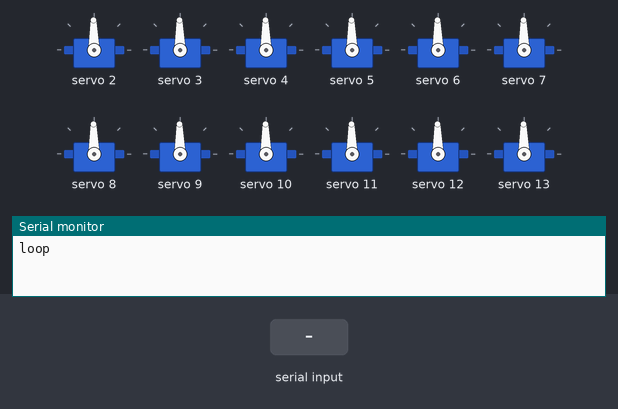
The sketch below on a simulated Arduino Uno, built with avr-gcc and run on an emulated ATmega328P. Parts: 12 × servo, the last lines printed to the serial monitor. The test bench sets the inputs (shaded band).

Above: at 0.1 s.
1.3 s: "90,45,200\n" received over Serial
At 1.3 s:
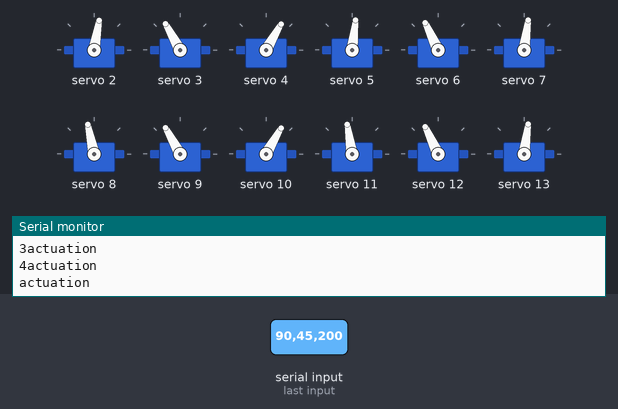
At 3.3 s:
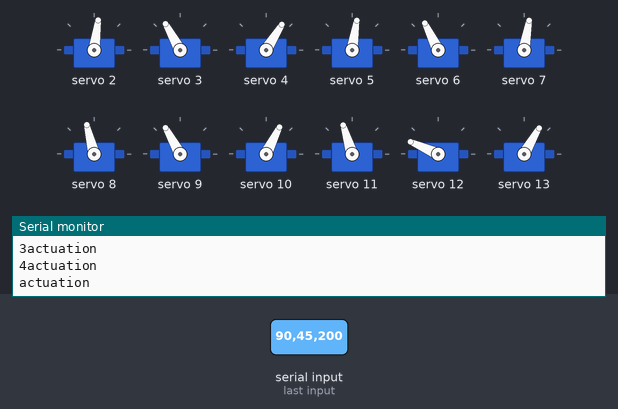
Timing chart, 0 to 21.3 s (numbered marks = the images above; inputs shaded):
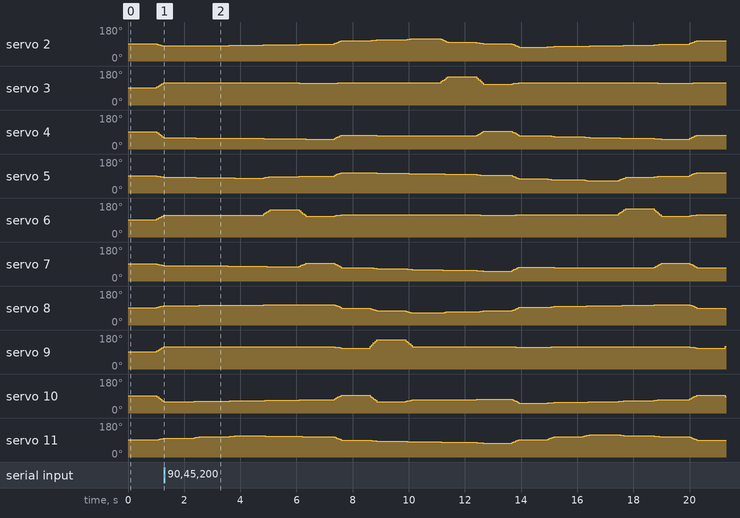

The sketch:

quadIK.ino
```cpp
//#include <MeetAndroid.h>
#include "Math.h"
#include <Wire.h>
#include <Adafruit_PWMServoDriver.h>

#define SERVOMIN 180
#define SERVOMAX 550

Adafruit_PWMServoDriver pwm = Adafruit_PWMServoDriver();

float coxa = 37, fermur= 70, tibia = 100;

float leg_initial [3][4] = {{ 75.66,  75.66, -75.66, -75.66},  // [axis] [leg no] 0=x, 1=y 2=z; 0 to 3
                            { 75.66, -75.66,  75.66, -75.66},
                            { -60  ,  -60, -60, -60}};

float leg_pos [3][4] = {0};
float servo_pos [3][4] = {0}; //servo position after ik calculations
float servo_pos_i [3][4] = {0};  // initial servo position

float body_dim [2][4] = {{ 40, -40, 40, -40},
                         { 40,  40,-40, -40}};

float inPut;

void setup() {
  Serial.begin(115200);
  pwm.begin();
  pwm.setPWMFreq(60);
  int i,j,k;

  for (k = 2; k < 14; k++){
        pwm.setPWM(k, 0,  365);  //all motors at 180
    }

  for (i = 0; i < 3; i++) {
    for ( j = 0; j < 4; j++){
       servo_pos_i [i][j] = PI/2 ;

    }
   }

}

void loop (){


  if(Serial.available()){
    inPut = Serial.parseFloat();
    Serial.print( "the input is: ");
    Serial.println( inPut);


  }
  /*if (inPut != 0){
    creepwalk ( inPut );
    //movebody (inPut, 0);
    //
    inPut =0;
  }*/
  Serial.println("loop");
  delay(1000);

  int state = 1;
  if (state == 1 ){
    creepwalk ( 80 );
  }
  if (state == 2 ){
    single_step(0, -40, 2);
    single_step(0, 40, 0);
  }
  if (state == 3 ){
    home_pos();
  }
  if (state == 4 ){
    movebody(10,0);
  }
}

void single_step (float d_x, float d_y, int leg_no){
  int i;
  leg_pos[0][leg_no] += d_x/2;
  leg_pos[1][leg_no] += d_y/2;
  leg_pos[2][leg_no] += 50;

  transformation (leg_no);
  for (i = 0; i < 4; i++){
    if(i != leg_no){
      transformation (i);
    }
  }
  motor_actuation();

  leg_pos[0][leg_no] += d_x/2;
  leg_pos[1][leg_no] += d_y/2;
  leg_pos[2][leg_no] -= 50;

  transformation (leg_no);
   for (i = 0; i < 4; i++){
    if(i != leg_no){
      transformation (i);
    }
  }
  motor_actuation();

  leg_pos[0][leg_no] -= d_x;
  leg_pos[1][leg_no] -= d_y;
  transformation (leg_no);
  motor_actuation();
}
void creepwalk (float stride){

  Serial.println( "Creepwalk");
  //initalization steps
  float side_step = 30;

  //if(Serial.available()){

  movebody( -side_step, 0 );
  movestep(0, stride/2, 4-1 );  //leg =3
  movestep(0, stride/2, 2-1 );
  //movebody( side_step , 0);
   //}
  // walking
  //if(Serial.available()){
    //int i;
  //for ( i = 0; i <5; i ++){} //takes 5 cycles

    while ( inPut != 3 ){
      movebody (2.0*side_step , 0);
      movestep (0,  stride, 3-1 );
      movestep (0,  stride, 1-1 );

      movebody (-2.0*side_step , 0);
      movestep (0,  stride, 4-1 );
      movestep (0,  stride, 2-1 );
      //movebody ( 0 , 0 );
      if(Serial.available()){
        inPut = Serial.parseFloat();
        Serial.print( "the input is: ");
        Serial.println( inPut);
     }
    }

}
void movestep (float d_x, float d_y, int leg_no){  // takes step and moves the body in the direction of the step
  Serial.println( "movestep");
  float dx_body = 0;
  float dy_body = d_y/3;
  int i;
  //d_x = d_x + dx_body;
  //d_y = d_y + dy_body;
  leg_pos[0][leg_no] += 2*d_x/3; // step moves forward 2/3 and up
  leg_pos[1][leg_no] += 2*d_y/3;
  leg_pos[2][leg_no] += 65;
  transformation (leg_no);

  for (i = 0; i < 4; i++){
    if(i != leg_no){

      leg_pos[0][i] -= dx_body/2; // body moves forward half 1/3 of the step (refer to excel sheet
      leg_pos[1][i] -= dy_body/2;
      transformation (i);
    }
  }

  smooth_actuation();

  leg_pos[0][leg_no] += d_x/3; // step moves forward 1/3 and down
  leg_pos[1][leg_no] += d_y/3;
  leg_pos[2][leg_no] -= 65;
  transformation (leg_no);

  for (i = 0; i < 4; i++){
    if(i != leg_no){

      leg_pos[0][i] -= dx_body/2;  // body moves forward next half 1/3 of the step (refer to excel sheet
      leg_pos[1][i] -= dy_body/2;
      transformation (i);
    }
  }
 smooth_actuation();

}

void movebody (float d_x, float d_y){

  for (int i = 0; i < 4; i++){

     leg_pos[0][i] += d_x;
     leg_pos[1][i] += d_y;
     transformation (i);
  }
  smooth_actuation();
}

void home_pos (){

  int i, j;
  for (i = 0; i < 3; i++) {
    for ( j = 0; j < 4; j++){
       leg_pos [i][j] = 0;
       servo_pos [i][j] = 0;
    }
  }
}

void body_rotation (float alpha, float beta, float gamma){

  float i, x, y, z, x_r, y_r, z_r;
  int leg_no;

  for ( i = 0; i<4; i++){
    x = leg_initial [0][leg_no] +body_dim [0][leg_no];
    y = leg_initial [1][leg_no] +body_dim [1][leg_no];
    z = leg_initial [2][leg_no];

    x_r = x*cos(beta)*cos(gamma)- y*cos(beta)*sin(gamma) + z*sin(beta) -x;
    y_r = x*(sin(alpha)*sin(beta)*cos(gamma)+cos(alpha)*sin(gamma)) + y * (-sin(alpha)*sin(beta)*sin(gamma)+cos(alpha)*cos(gamma)) - z * (sin(alpha)*cos(beta)) - y;
    z_r = x*(-cos(alpha)*sin(beta)*cos(gamma)+sin(alpha)*cos(gamma)) + y * (cos(alpha)*sin(beta)*sin(gamma)+sin(alpha)*cos(gamma)) + z * (cos(alpha)*cos(beta)) - z;

    leg_pos[0][leg_no] += x_r;
    leg_pos[1][leg_no] += y_r;
    leg_pos[2][leg_no] -= z_r; //because z is negative

    transformation (i);
  }

  motor_actuation ();
}

void transformation (int leg_no){ //leg no  0,1,2,3 tranforms body coord to leg coord
  //Serial.println( "trans");
  float x, y, z, t_angle, t_x, t_y, t_z;
  x = leg_pos[0][leg_no]+leg_initial [0][leg_no];
  y = leg_pos[1][leg_no]+leg_initial [1][leg_no];
  z = leg_pos[2][leg_no]+leg_initial [2][leg_no];

  /*int i, j;
  for (i = 0; i < 3; i++) {
    for ( j = 0; j < 4; j++){
      Serial.print(leg_pos[i][j]);
      Serial.print("\t");
    }
    Serial.print("\n");
   }*/
  /*t_angle = leg_no*PI/2 +PI/4; */ // this is smart fix it later

  switch (leg_no){
    case 0:
      t_angle = PI/4;

      break;
    case 1:
      t_angle = PI*7/4;
      x = -1.0*leg_pos[0][leg_no]+leg_initial [0][leg_no];
      y = -1.0*leg_pos[1][leg_no]+leg_initial [1][leg_no];
      break;
    case 2:
      t_angle = PI*3/4;
      x = -1.0*leg_pos[0][leg_no]+leg_initial [0][leg_no];
      y = -1.0*leg_pos[1][leg_no]+leg_initial [1][leg_no];
      break;
    case 3:
      t_angle = PI*5/4;
      break;
    default:
      Serial.print("something is wrong");
  }
  t_x = x * cos( t_angle ) + y * sin (t_angle);
  t_y = x * cos( t_angle ) - y * sin (t_angle);
  t_z = z;
  /*Serial.println("Post transformation");
  Serial.print( leg_no); Serial.print("\t"); //test printing
  Serial.print( t_angle); Serial.print("\t");
  Serial.print(  t_x ); Serial.print("\t");
  Serial.print(  t_y ); Serial.print("\t");
  Serial.print(  t_z ); Serial.print("\t");
  Serial.print("\n"); */
  inverse_kinametic ( t_x, t_y, t_z, leg_no);

}


void inverse_kinametic ( float x, float y, float z, int leg_no){ //inputs transformed cordinates to convert them to servo angles
  Serial.println( "IK");
  float z_offset = abs(z);
  float gamma = atan ( y / x );
  float x_proj = x / cos(gamma);
  float coxatofoot = sqrt( pow(z_offset, 2) + pow((x_proj- coxa), 2));
  float ika_1 = acos( z_offset / coxatofoot);
  float ika_2 = acos((pow(tibia,2 ) - pow(fermur, 2)- pow(coxatofoot, 2))/(-2*fermur*coxatofoot));
  float alpha = ika_1 + ika_2;
  float beta = acos((pow(coxatofoot,2 ) - pow(tibia, 2)- pow(fermur, 2))/(-2*tibia*fermur));

  /*Serial.print( leg_no); Serial.print("\t"); //test printing
  Serial.print( alpha ); Serial.print("\t");
  Serial.print( beta ); Serial.print("\t");
  Serial.print( gamma ); Serial.print("\t");
  Serial.print("\n");*/

  // all servo position are in radians and need to be convirted to PWM signals
  if ( leg_no == 1 || leg_no == 2){
    servo_pos [0][leg_no] = -gamma + PI/2; // compensates for opposite motor positions-NO IDEA HOW THIS WORKS
  }
  else{
    servo_pos [0][leg_no] = gamma + PI/2;
  }
  servo_pos [1][leg_no] = alpha ;
  servo_pos [2][leg_no] = beta ;
  Serial.print(  leg_no ); Serial.print("\t");
  Serial.print(  servo_pos [0][leg_no] ); Serial.print("\t");
  Serial.print(  servo_pos [1][leg_no] ); Serial.print("\t");
  Serial.print(  servo_pos [2][leg_no] ); Serial.print("\t");
  Serial.print("\n");

}
void smooth_actuation(){
  float servo_increment [3][4] = {0};
  float delay_step = 5;
  int i, k, l;
  for (k = 0; k < 3; k++) {
    for ( l = 0; l < 4; l++){
       servo_increment [k][l] = (servo_pos [k][l] - servo_pos_i [k][l]) / delay_step ;

    }
   }

  int m;
  for (m = 1 ; m < delay_step; m++){
    for (k = 0; k < 3; k++) {
      for ( l = 0; l < 4; l++){
        servo_pos_i [k][l] = servo_pos_i [k][l] + servo_increment [k][l] ;
      }
    }
    int i,j;
    Serial.print(m);
    Serial.println( "actuation");
    j = 0;
    for( i = 2; i < 5; i++){

      pwm.setPWM(i, 0, mapfloat(servo_pos_i[j][0], 0, PI, 180, 550)); //leg 1
      j++;
    }
    j = 0;
    for( i = 5; i < 8; i++){

      pwm.setPWM(i, 0, mapfloat(servo_pos_i[j][1], 0, PI, 180, 550)); //leg 2
      j++;
    }
    j = 0;
    for( i = 8; i < 11; i++){

      pwm.setPWM(i, 0, mapfloat(servo_pos_i[j][2], 0, PI, 180, 550));  // leg 3
      j++;
    }

    j = 0;
    for( i = 11; i < 14; i++){

      pwm.setPWM(i, 0, mapfloat(servo_pos_i[j][3], 0, PI, 180, 550));  // leg 4
      j++;
    }
    delay(50);
  }
  motor_actuation();
  for (k = 0; k < 3; k++) {  //calibration of servo_pos_i with servo_pos
      for ( l = 0; l < 4; l++){
        servo_pos_i [k][l] = servo_pos [k][l];
      }
    }

}

void motor_actuation(){

  int i,j;
  Serial.println( "actuation");
  j = 0;
  for( i = 2; i < 5; i++){

    pwm.setPWM(i, 0, mapfloat(servo_pos[j][0], 0, PI, 180, 550)); //leg 1
    j++;
  }
  j = 0;
  for( i = 5; i < 8; i++){

    pwm.setPWM(i, 0, mapfloat(servo_pos[j][1], 0, PI, 180, 550)); //leg 2
    j++;
  }
  j = 0;
  for( i = 8; i < 11; i++){

    pwm.setPWM(i, 0, mapfloat(servo_pos[j][2], 0, PI, 180, 550));  // leg 3
    j++;
  }

  j = 0;
  for( i = 11; i < 14; i++){

    pwm.setPWM(i, 0, mapfloat(servo_pos[j][3], 0, PI, 180, 550));  // leg 4
    j++;
  }

    delay(1000);

    /*int k, l;
    for (k = 0; k < 3; k++) {
    for ( l = 0; l < 4; l++){
      Serial.print(mapfloat( servo_pos[k][l], 0, PI, 0, 180));
      Serial.print("\t");
    }
    Serial.print("\n");
   }*/
  int k, l;
  for(k = 0; k < 3; k++) {
    for ( l = 0; l < 4; l++){
      Serial.print(leg_pos[k][l]);
      Serial.print("\t");
    }
    Serial.print("\n");
   }

}


float mapfloat(float x, float in_min, float in_max, float out_min, float out_max)
{
  return (x - in_min) * (out_max - out_min) / (in_max - in_min) + out_min;
}
```
